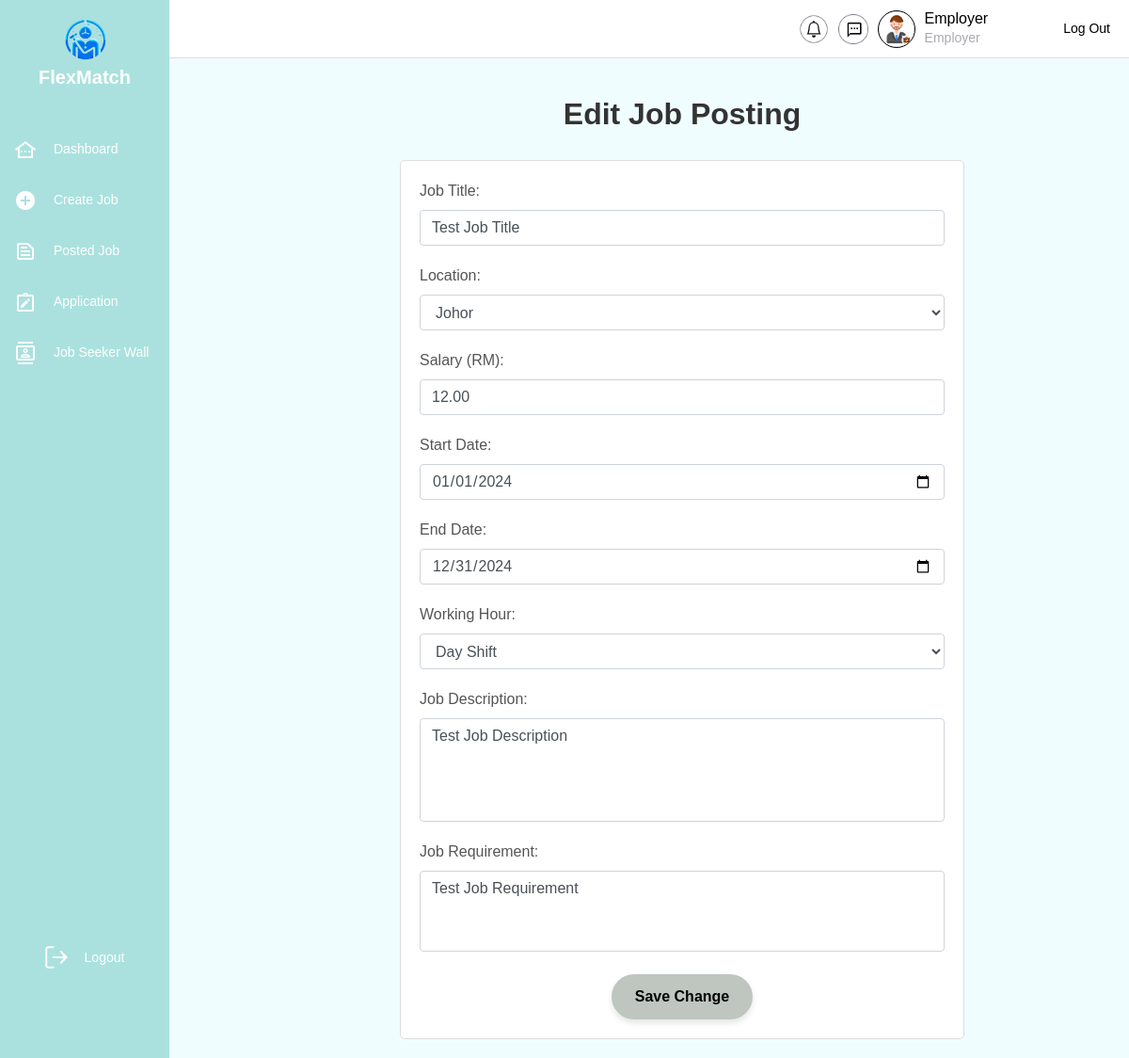
Page /Employer/edit_job_posting.php?jobPostID=JP001 (signed in) on the earlier database version.
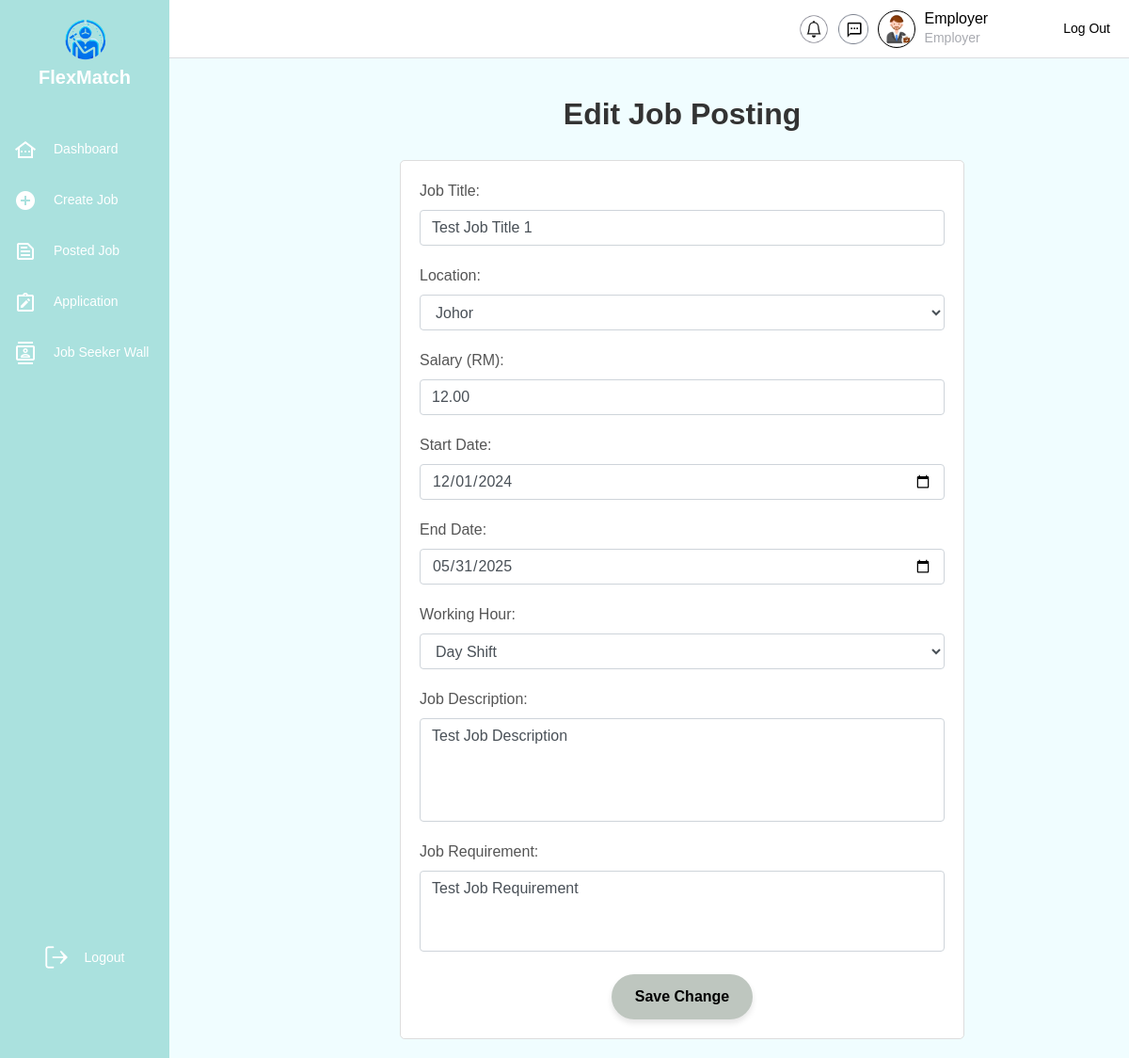
Same page on the later database version.
### tables this page shows
CREATE TABLE jobPost (
    jobPostID VARCHAR(10) PRIMARY KEY,  
    jobTitle VARCHAR(255) NOT NULL,  
    location VARCHAR(255),  
    salary DECIMAL(10, 2),  
    startDate DATE,  
    endDate DATE,  
    workingHour VARCHAR(50),  
    jobDescription TEXT,  
    jobRequirement TEXT,  
    createTime TIMESTAMP DEFAULT CURRENT_TIMESTAMP,  
    updateTime TIMESTAMP DEFAULT CURRENT_TIMESTAMP ON UPDATE CURRENT_TIMESTAMP,  
    userID VARCHAR(10) NOT NULL,  
    FOREIGN KEY (userID) REFERENCES login(userID) ON DELETE CASCADE  
);

### Employer/edit_job_posting.php (the view, shortened to what this page needs)
<!DOCTYPE html>
<html lang="en">
<head>
    <link rel="stylesheet" href="https://stackpath.bootstrapcdn.com/bootstrap/4.5.2/css/bootstrap.min.css">
    <link rel="stylesheet" href="../css/jobPosting.css">
</head>
<body>
    <?php
    include('employerNew.php');
    $successMessage = '';
    $jobPostID = isset($_GET['jobPostID']) ? mysqli_real_escape_string($con, $_GET['jobPostID']) : '';
    $job = null;
    if (!empty($jobPostID)) {
        $sql = "SELECT * FROM jobPost WHERE jobPostID = '$jobPostID'";
        $result = mysqli_query($con, $sql);
        $job = mysqli_fetch_assoc($result);
    }
    ?>
    <div class="content">
        <?php if ($successMessage): ?>
            <script>
                document.addEventListener("DOMContentLoaded", function () {
                    document.querySelector('.modal').style.display = 'block';
                    document.querySelector('.modal-overlay').style.display = 'block';
                });
            </script>
        <?php else: ?>
        <h2>Edit Job Posting</h2>
            <form action="edit_job_posting.php" method="post">
                <div class="form-group">
                    <label for="jobTitle">Job Title:</label>
                    <input type="text" class="form-control" id="jobTitle" name="jobTitle" value="<?php echo htmlspecialchars($job['jobTitle'] ?? ''); ?>" required>
                </div>
                <div class="form-group">
                    <label for="location">Location:</label>
                    <select class="form-control" id="location" name="location" required>
                        <option value="Johor" <?php echo ($job['location'] == 'Johor') ? 'selected' : ''; ?>>Johor</option>
                    </select>
                </div>
                <div class="form-group">
                    <label for="salary">Salary (RM):</label>
                    <input type="number" class="form-control" id="salary" name="salary" value="<?php echo number_format($job['salary'] ?? 0, 2); ?>" required>
                </div>
                <div class="form-group">
                    <label for="startDate">Start Date:</label>
                    <input type="date" class="form-control" id="startDate" name="startDate" value="<?php echo htmlspecialchars($job['startDate'] ?? ''); ?>" required>
                </div>
                <div class="form-group">
                    <label for="endDate">End Date:</label>
                    <input type="date" class="form-control" id="endDate" name="endDate" value="<?php echo htmlspecialchars($job['endDate'] ?? ''); ?>" required>
                </div>
                <div class="form-group">
                    <label for="workingHour">Working Hour:</label>
                    <select class="form-control" id="workingHour" name="workingHour" required>
                        <option value="Day Shift" <?php echo ($job['workingHour'] == 'Day Shift') ? 'selected' : ''; ?>>Day Shift</option>
                    </select>
                </div>
                <div class="form-group">
                    <label for="jobDescription">Job Description:</label>
                    <textarea class="form-control" id="jobDescription" name="jobDescription" rows="4" required><?php echo htmlspecialchars($job['jobDescription'] ?? ''); ?></textarea>
                </div>
                <div class="form-group">
                    <label for="jobRequirement">Job Requirement:</label>
                    <textarea class="form-control" id="jobRequirement" name="jobRequirement" rows="3"><?php echo htmlspecialchars($job['jobRequirement'] ?? ''); ?></textarea>
                </div>
                <div class="d-flex justify-content-center mt-4">
                    <button type="submit">Save Change</button>
                </div>
            </form>
        <?php endif; ?>
    </div>
</body>
</html>

Differences in the rows shown:
changed jobpost "Day Shift": jobTitle "Test Job Title" → "Test Job Title 1"; startDate "01/01/2024" → "12/01/2024"; endDate "12/31/2024" → "05/31/2025"
